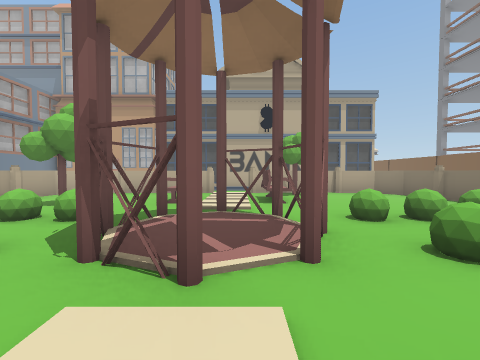
[1] (above)

24 first-person views from a walk through a scene from a Unity 3-D project. The camera is 1.4 m above the floor, tilts 2° down and sees 90° across. The floor is counted in squares, 2 m on a side. Each view is taken from the middle of a square. On the plan, view 1 faces up. The plan holds only what a view shows up to about 9 squares ahead; the rest is blank. The place goes on beyond the plan.

[2]
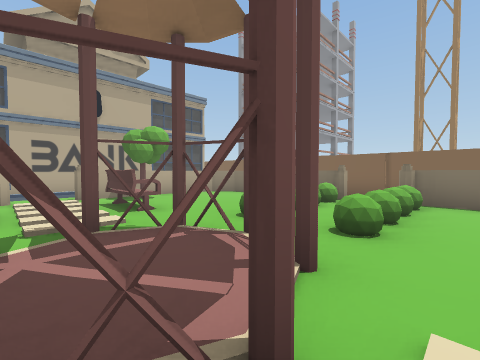

[3]
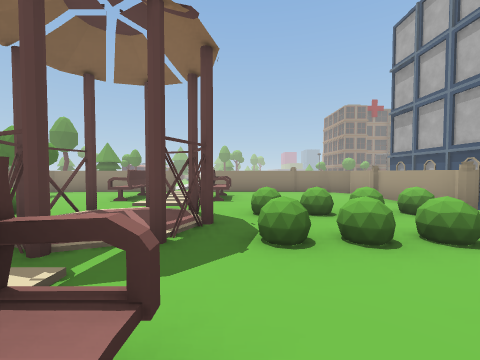

[4]
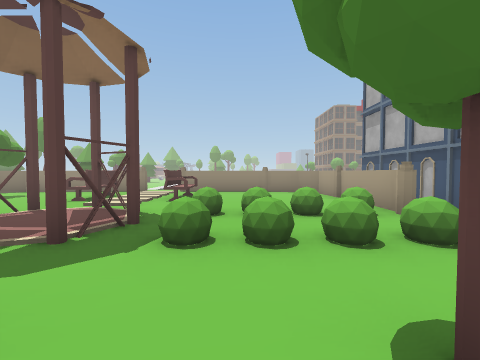

[5]
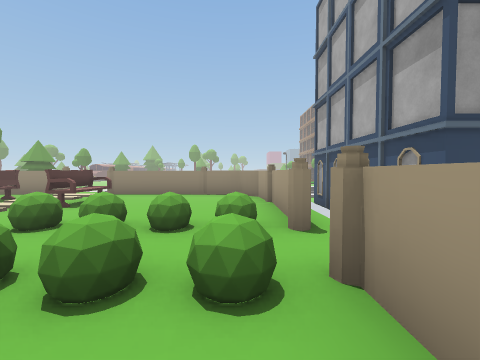

[6]
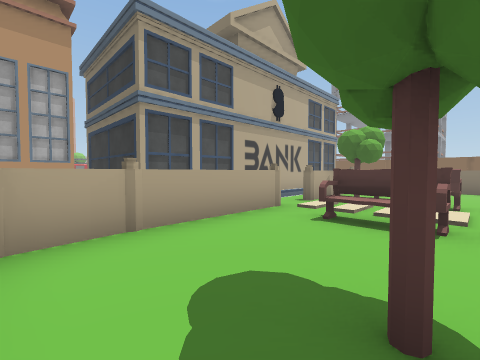

[7]
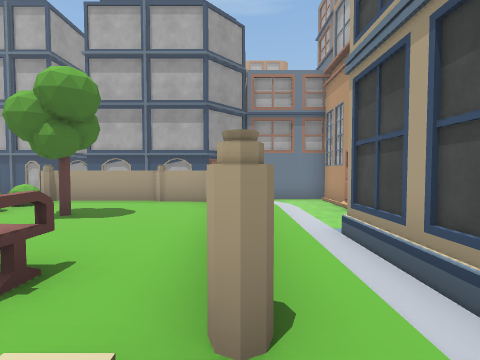

[8]
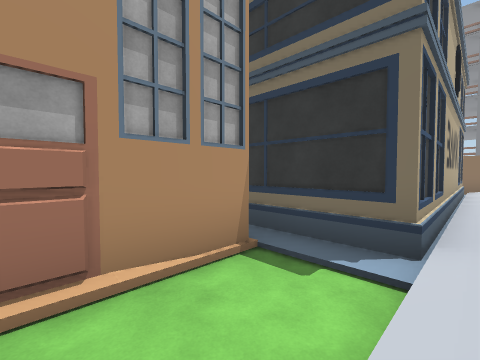

[9]
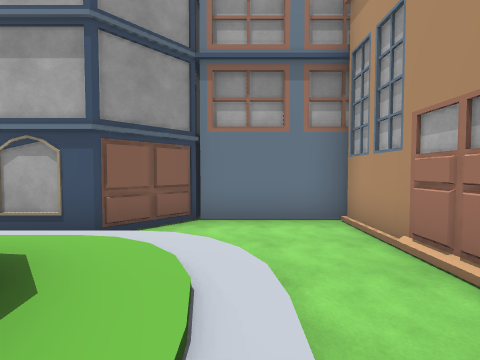

[10]
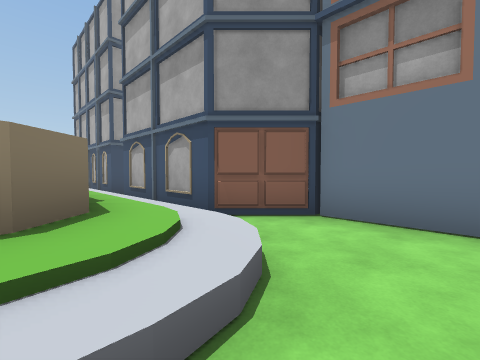

[11]
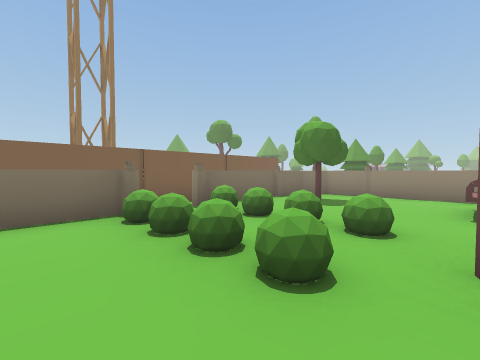

[12]
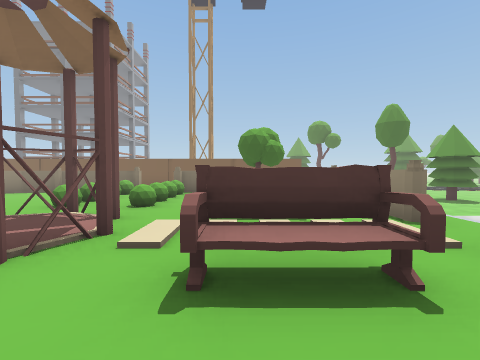

[13]
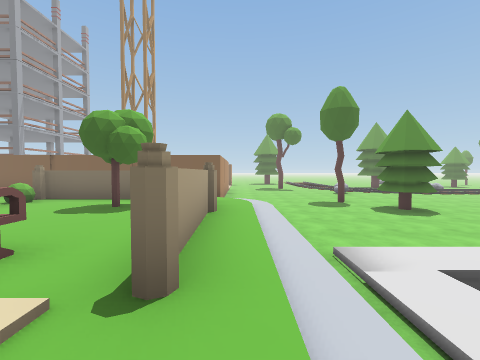

[14]
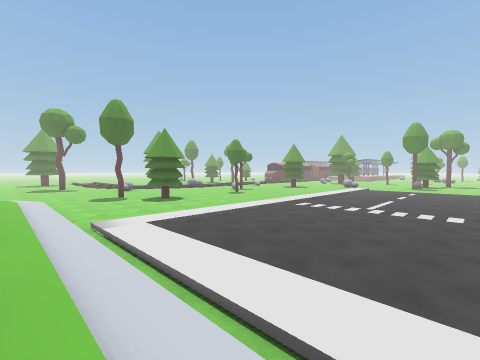

[15]
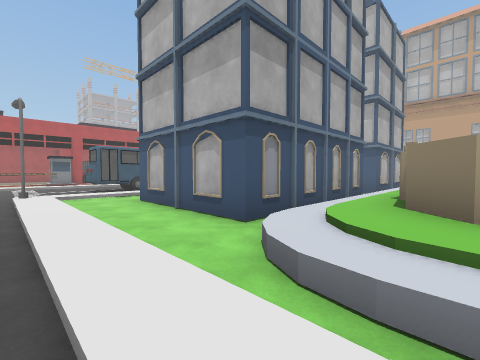

[16]
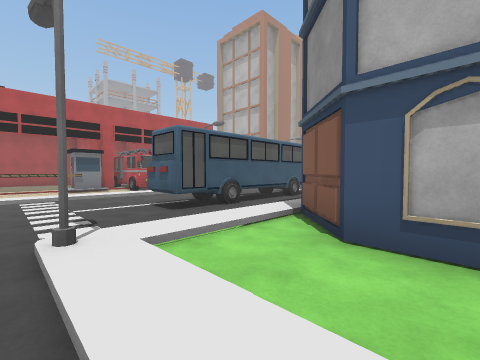

[17]
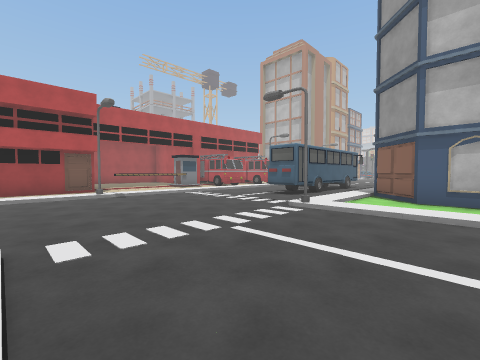

[18]
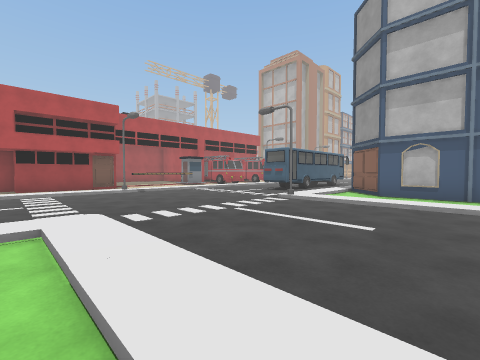

[19]
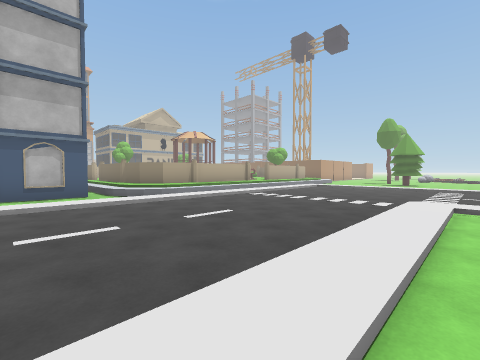

[20]
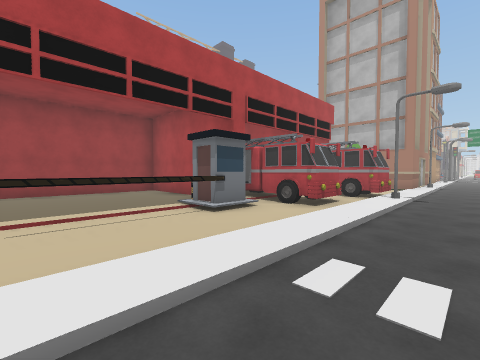

[21]
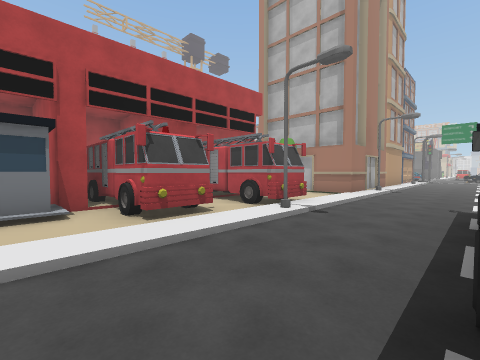

[22]
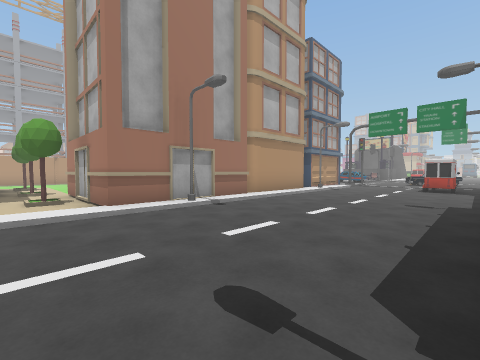

[23]
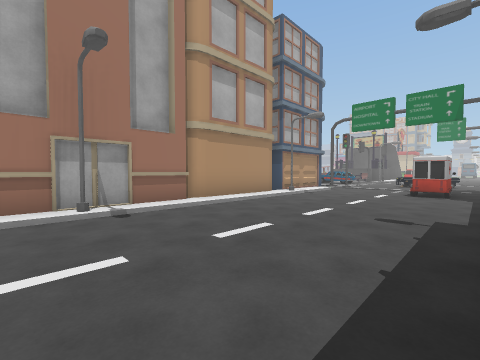

[24]
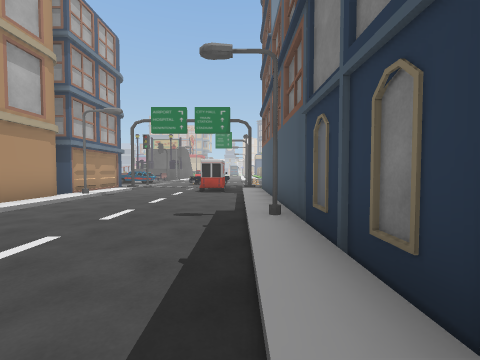

### Floor plan
Key: @ floor where view 1 was taken; # wall or solid block; x gap in a wall; . main floor; : floor 0.5 m higher than the main floor; / step, stairs or slope; = window, fence, low wall or low ledge; ^ raised ledge; O other object.
Columns run from 24 left of view 1 to 9 right of it. Each row starts with its distance up from view 1.
 16          ...
 15         ..#x
 14       #...#/#
 13       #...//#        O
 12       #O.../#        O
 11       #..../#  ######O OO
 10       #..../#  #..../OOOOOOOOO
  9       #..../#  #..////////////#
  8       #..../O  #.//#####:######
  7       #..../#  ##/##:::::::::#
  6       #O.../#   #/#::::=:^:::#
  5    ####/.../    #/#::::::::::#
  4   ..////.../    #/#===:#x#===##
  3   # ..//.../     /:::::#:#===##
  2    OO O/.OO     #/#===:#:#===##
  1    O##OO.OO     #/#::::::::::##
  0      ./O. O/    #/#::::#@^:::#
 -1   OOOO//.OO/##  #/#::::#:^::##
 -2 #####.//.OO//####/######:########
 -3 #   #///..O//...../:::::::::://...
 -4     ##//...////////////////.......
 -5      #//...OO//////////////......
 -6      #//.................//....O.
 -7      #/O.................//..OO..
 -8      #//.................//..O...
 -9     ##//...///////////...//......
-10     #.//...//.......//...//.  ...

Positions as (right, up) in squares from view 1, and headings:
1: (0, 0), facing up
2: (-1, 1), facing up-right
3: (-2, 6), facing down
4: (-3, 6), facing down
5: (-5, 5), facing down
6: (-5, 5), facing up-right
7: (0, 8), facing left
8: (-6, 9), facing up-right
9: (-4, 9), facing left
10: (-5, 10), facing down-left
11: (1, 5), facing down-right
12: (-3, 0), facing right
13: (-1, -3), facing right
14: (-3, -3), facing down-right
15: (-5, -5), facing up-left
16: (-10, -5), facing up-left
17: (-10, -9), facing up-left
18: (-9, -10), facing up-left
19: (-9, -10), facing up-right
20: (-16, -6), facing up-left
21: (-15, -3), facing up-left
22: (-13, 3), facing up-left
23: (-13, 5), facing up-left
24: (-13, 5), facing up
